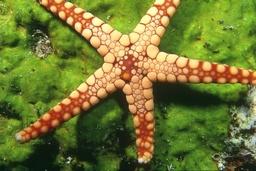
#> input picture PA2/src/images/12003.jpg, 256 x 171 px, shrunk from 481 x 321 before the run
$ python ImageShift.py   (older library calls are emulated)
#> lines starting #> are read from the running program, lines starting #| are printed output that depends on the picture; after the words box and inside, x2 and y2 are one past the last pixel; in counts of white or black regions, pixels touching at a corner belong together
#> in demo, img is the input picture: PIL image 256x171 RGB; mean R, G, B 113.8, 118.7, 50.3
### PA2/src/pa2.py
"""
Helper functions for programming assignment 2
"""
import numpy as np
def rgb2ycbcr(img):
    """
    It should work the same as Matlab's version
    img should be np.ndarray with dtype = uint8
    value range(img) = [0,255]
    """
    oriT = np.asarray([65.481, 128.553, 24.966, \
            -37.797, -74.203, 112, \
            112, -93.786, -18.214]).reshape((3,3),order='C')/255
    offset = [16, 128, 128]
    img = np.minimum(img, 255)
    resimg = np.zeros(img.shape,dtype=np.float64)
    for i in range(3):
        resimg[:,:,i] = img[:,:,0] * oriT[i,0] + img[:,:,1] * oriT[i,1] + \
          img[:,:,2] * oriT[i,2] + offset[i]
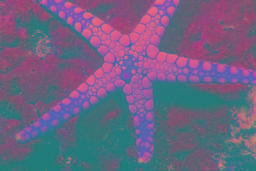
#> resimg: shape (171, 256, 3) float64; mean R, G, B 110, 98.7, 130.7
    resimg = np.round(resimg)
    return np.require(resimg,dtype=np.uint8)

def colorsegms(segm, img):
    """
    colorsegm - color a segmentation based on the image
    csegm = colorsegm(segm, img)
    segm = the segmentation image  [type = np.ndarray]
    img = the original image    [type = np.ndarray (or Image)]
    csegm = the colored segmentation -- each segment is colored based on the
            average pixel color within the segment.
    """
    img = np.asarray(img).copy()
    if segm.shape[0:2] != img.shape[0:2]:
        raise Exception('The shape of segmentation and image are not consistent')
    rimg, gimg, bimg = img[:,:,0], img[:,:,1], img[:,:,2]
    for i in range(1, np.int(max(segm.flatten())) + 1):
        # assume label starts from 1
        ind = (segm == i)
        rimg[ind] = np.mean(rimg[ind].flatten())
        gimg[ind] = np.mean(gimg[ind].flatten())
        bimg[ind] = np.mean(bimg[ind].flatten())
    return img

def getfeatures(img, stepsize, follow_matlab = True):
    """
    getfeatures - extract features from an image
     [X, L] = getfeatures(img, stepsize)
     INPUT
     img      - the image   [type = np.ndarray or Image]
     stepsize - window stepsize
     OUTPUT
      X   - the features: each column is a feature vector  [type = np.ndarray]
      L   - dictionary containing location information of each feature
    """
    winsize = 7 # ensure it is an odd number
    if stepsize > winsize:
        raise Exception('stepsize larger than window size')
    img = np.asarray(img)
    if img.dtype!= np.uint8 or len(img.shape) != 3:
        raise Exception('only uint8 image color are supported')
    yimg = np.require(rgb2ycbcr(img), dtype=np.float64)
    sy,sx, sc = img.shape
#> sy = 171; sx = 256; sc = 3
    offset = np.floor((winsize-1)/2)
    rangex = range(0, (sx-winsize+1) , stepsize)
    rangey = range(0, (sy-winsize+1) , stepsize)
    win_max = winsize
    X = np.zeros((4, len(rangex) * len(rangey)), dtype=np.float64);
    i = 0
    # to compesate the fact that python is 0-index
    py2mat_constant = 1 if follow_matlab else 0
    for x in rangex:
        for y in rangey:
            myIu = yimg[y:y+win_max,x:x+win_max,1]
            myIv = yimg[y:y+win_max,x:x+win_max,2]
            X[:,i] = [np.mean(myIu.flatten()), \
                      np.mean(myIv.flatten()), \
                      y + offset + py2mat_constant, \
                      x + offset + py2mat_constant
                      ]
            i = i + 1
#> after the loop, i = 864
    L = {'rangex':rangex, 'rangey':rangey, 'offset':offset, 'sx':sx, 'sy':sy, \
         'stepsize':stepsize, 'winsize':winsize, 'follow_matlab':follow_matlab}
    return X, L

def labels2seg(Y,L):
    """
    labels2segm - form a segmentation image using cluster labels
    segm = labels2segm(Y, L)
    Y - cluster labels for each location
    L - location dictionary from getfeatures
    segm - output segmentation image
    """
    segm = np.zeros((L['sy'], L['sx']))
    # <= offset if floor((winsize-1)/2)>= floor(stepsize/2)
    rstep = np.int(np.floor(L['stepsize']/2.0))
    stepbox = range(-rstep, L['stepsize'] - rstep)
    rx = np.asarray(L['rangex'], dtype=np.int) + np.int(L['offset'])
    ry = np.asarray(L['rangey'], dtype=np.int) + np.int(L['offset'])
    Y_reshaped = Y.reshape((ry.size, rx.size),order='F')
    for i in stepbox:
        for j in stepbox:
            segm[np.ix_(ry + j, rx + i)] = Y_reshaped
    ## Now fil in the borders if they are missing
    minx = np.min(rx) + stepbox[0] - 1
    maxx = np.max(rx) + stepbox[-1] + 1
    miny = np.min(ry) + stepbox[0] - 1
    maxy = np.max(ry) + stepbox[-1] + 1

    if 0 <= minx:
        ## fill in left edge
        segm[:, 0:minx+1] = segm[:,minx+1].reshape((-1,1))
    if maxx < L['sx']:
        ## fill in right edge
        segm[:,maxx:] = segm[:,maxx-1].reshape((-1,1))
    if 0 < miny:
        ## fill in top edge
        segm[0:miny+1,:] = segm[miny+1,:].reshape((1,-1))
    if maxy < L['sy']:
        ## fill in bottom edge
        segm[maxy:,:] = segm[maxy-1,:].reshape((1,-1))
    return segm

### PA2/src/ImageShift.py
#!/usr/bin/env python
#-*- coding:utf-8 -*-

import pa2
import numpy as np
import pylab as pl
import PIL.Image as Image
import scipy.io as sio
from sklearn.cluster import MeanShift

def demo():
    import scipy.cluster.vq as vq

    ## load and show image
    img = Image.open('images/12003.jpg')
    pl.subplot(3,3,1)
    pl.imshow(img)
    pl.subplot(3,3,4)
    pl.imshow(img)
    pl.subplot(3,3,7)
    pl.imshow(img)

    ## extract features from image (step size = 7)
    X,L = pa2.getfeatures(img, 7)
#> L = 8 items

    X = vq.whiten(X.T)
#> X = 864 rows, first 6: [6.37, 7.59, 0.0826, 0.055], [6.6, 7.61, 0.227, 0.055], [5.73, 7.72, 0.371, 0.055], [5.71, 7.47, 0.516, 0.055], [6.24, 7.14, 0.66, 0.055], [7.16, 7.23, 0.805, 0.055]

    for i in range(3):
      Y = MeanShift(bandwidth=0.9*(i+1)).fit(X)
      Y = Y.labels_ + 1 # Use matlab 1-index labeling
      # make segmentation image from labels
      segm = pa2.labels2seg(Y,L)
      pl.subplot(3,3,(3 * i + 2))
      pl.imshow(segm)

      # color the segmentation image
      csegm = pa2.colorsegms(segm, img)
      pl.subplot(3,3,(3 * i + 3))
      pl.imshow(csegm)
#> this loop made 3 passes
#> pass 1, in labels2seg, `Y_reshaped = Y.reshape((ry.size, rx.size),order='F')`:
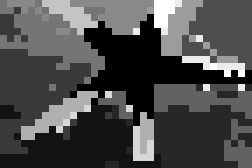
#> Y_reshaped: shape (24, 36) int64 (shown 7 times larger); min 1, max 14, mean 4.85; drawn with min black and max white
#> pass 1, in demo, `segm = pa2.labels2seg(Y,L)`:
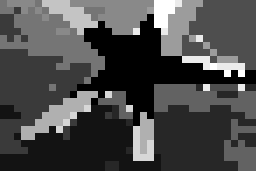
#> segm: shape (171, 256) float64; min 1, max 14, mean 4.81; drawn with min black and max white
#> pass 1, in colorsegms, `rimg, gimg, bimg = img[:,:,0], img[:,:,1], img[:,:,2]`:
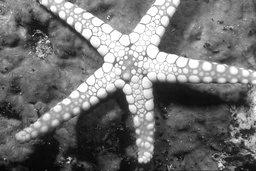
#> rimg: shape (171, 256); min 1, max 255, mean 113.8
#> pass 1, in colorsegms, `rimg, gimg, bimg = img[:,:,0], img[:,:,1], img[:,:,2]`:
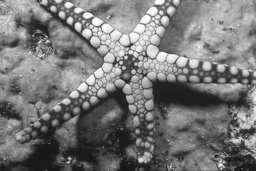
#> gimg: shape (171, 256); min 15, max 255, mean 118.7
#> after the loop: segm: shape (171, 256) float64; every value is 1

    pl.show()
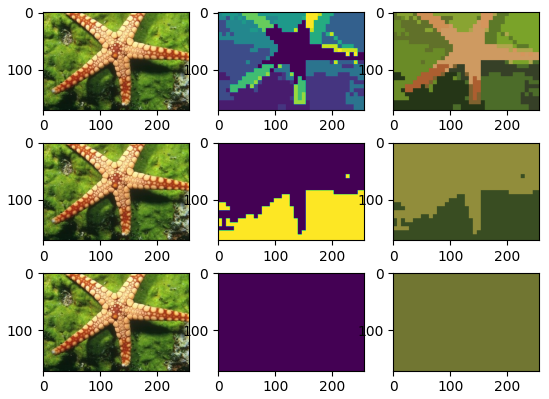
#> figure drawn by matplotlib, 9 panels

def main():
    demo()
if __name__ == '__main__':
    main()

$ run again, with PA2/src/images/101087.jpg copied over PA2/src/images/12003.jpg
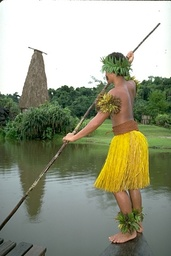
#> input picture PA2/src/images/101087.jpg, 171 x 256 px, shrunk from 321 x 481 before the run
#> in demo, img is the input picture: PIL image 171x256 RGB; mean R, G, B 153, 156.1, 133.5
#> after the loop in rgb2ycbcr, `for i in range(3):`:
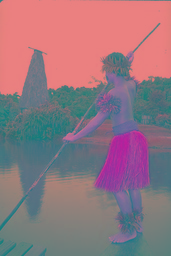
#> resimg: shape (256, 171, 3) float64; mean R, G, B 147, 118.6, 128.2
#> after the loop in getfeatures, `for x in rangex:`: i = 864
#> L = 8 items
#> X = 864 rows, first 6: [7.78, 15, 0.055, 0.0826], [7.85, 14.76, 0.151, 0.0826], [7.83, 14.74, 0.248, 0.0826], [7.8, 14.9, 0.344, 0.0826], [7.79, 14.9, 0.44, 0.0826], [7.81, 14.89, 0.536, 0.0826]
#> after the loop in demo, `for i in range(3):`:
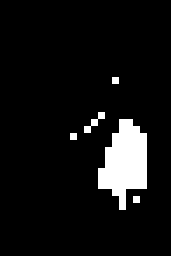
#> segm: shape (256, 171) float64; values 1 (black) and 2 (white), 7.2% white; 5 white regions, box (x1, y1, x2, y2) and area: (98, 119, 147, 210) 2842, (84, 112, 105, 133) 147, (112, 77, 119, 84) 49, (70, 133, 77, 140) 49, (133, 196, 140, 203) 49
